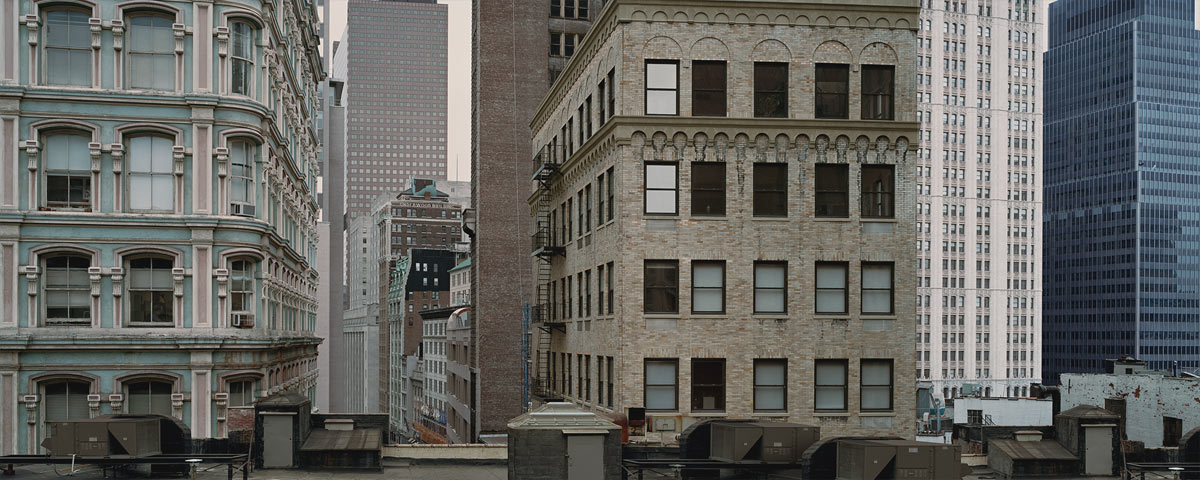
#> input picture assignments/a2/building.jpg, 1200 x 480 px
$ python a2.py
#> lines starting #> are read from the running program, lines starting #| are printed output that depends on the picture; after the words box and inside, x2 and y2 are one past the last pixel; in counts of white or black regions, pixels touching at a corner belong together
#!/usr/bin/env python
# coding: utf-8

# ## CSC420 Assignment 2
# ### Brendan Neal | 1001160236 | nealbre1

# Imports and some helper functions

# In[1]:


import numpy as np
from scipy import spatial
import cv2 as cv
import math

from matplotlib import pyplot as plot

# Make the plot a certain size
plot.rcParams["figure.figsize"] = [8, 6]

# Shows an image, and saves it if a filename is given
def display_image(img, file_name=None):

    flt_img = img.astype(float)
    img_max, img_min = np.max(flt_img), np.min(flt_img)

    norm_img = (((flt_img - img_min) / (img_max - img_min)) * 255).astype(np.uint8)

    if len(img.shape) == 2:
        plot.imshow(norm_img, cmap='gray')
    elif (len(img.shape) == 3):
        plot.imshow(cv.cvtColor(norm_img, cv.COLOR_BGR2RGB))
    plot.show()

    if file_name:
        cv.imwrite(file_name, norm_img)

# [13 lines left out: function show_scatter_plot, not called in this run]


# #### Question 1a: Harris/Brown Corner Metric Implementation

# In[2]:


def derivative(float_img, kernel_size, x_degree, y_degree):
    return cv.Sobel(
        float_img, cv.CV_64F,
        x_degree, y_degree,
        ksize=kernel_size
    )

def gauss_blur(float_img, sigma=1):
    return cv.GaussianBlur(
        float_img,
        ksize=(0, 0),
        sigmaX=sigma, sigmaY=sigma
    )

def corner_components(float_img):

    blurred = gauss_blur(float_img)
    i_x = derivative(blurred, 5, 1, 0)
    i_y = derivative(blurred, 5, 0, 1)

    i_x2 = gauss_blur(i_x ** 2)
    i_y2 = gauss_blur(i_y ** 2)
    i_xy = gauss_blur(i_x * i_y)

    det = (i_x2 * i_y2) - (i_xy ** 2)
    trace = i_x2 + i_y2

    return det, trace

def harris_corners(float_img, k):
    assert (0.04 <= k <= 0.06)

    det, trace = corner_components(float_img)
    return det - (k * (trace ** 2))

def brown_corners(float_img):

    # Ignore division by 0 errors
    with np.errstate(divide='ignore', invalid='ignore'):

        det, trace = corner_components(float_img)
        divided = det / trace

        # Dividing by 0 produces NAN, so ignore these pixels by setting them to maximum
        return np.nan_to_num(divided, np.nanmax(divided))


# Applying the above code to *building.jpg*

# In[3]:


building = cv.imread("building.jpg", cv.IMREAD_GRAYSCALE).astype(np.float32)
display_image(building)
#> in display_image, `img_max, img_min = np.max(flt_img), np.min(flt_img)`: img_max = 247; img_min = 0

harris_building = harris_corners(building, 0.05)
#> in corner_components, `trace = i_x2 + i_y2`:
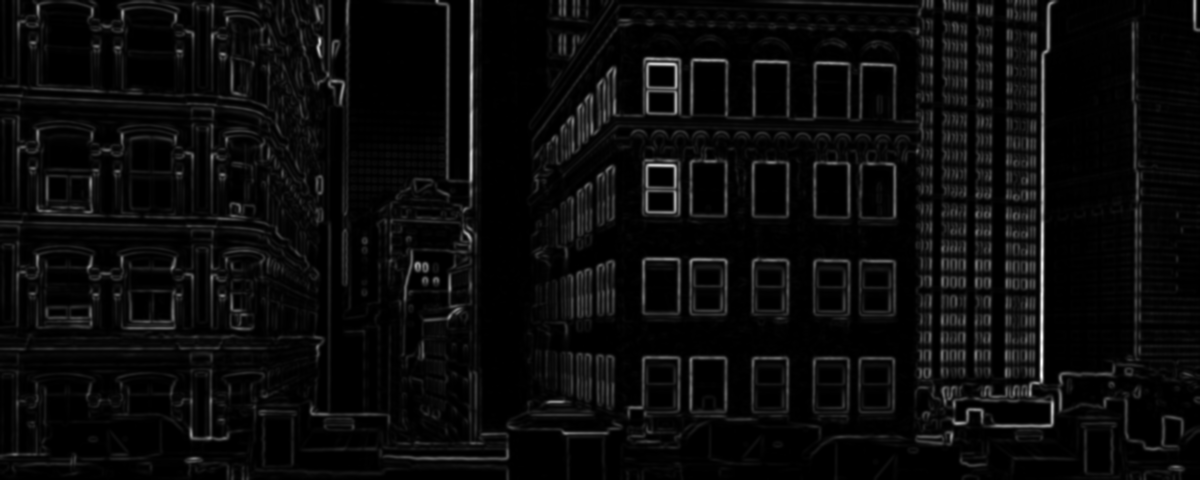
#> trace: shape (480, 1200) float64; min 0.000222, max 31047719.5, mean 1411299.1; drawn with min black and max white
display_image(harris_building, "q1A-harris-output.jpg")

brown_building = brown_corners(building)
#> in brown_corners, `divided = det / trace`:
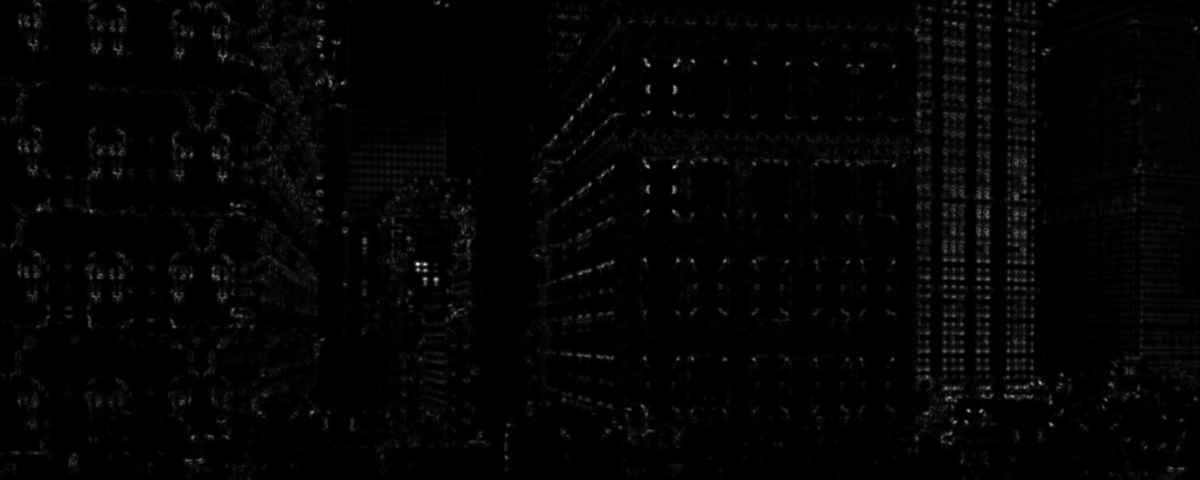
#> divided: shape (480, 1200) float64; min 2.96e-07, max 3716171.2, mean 63080.1; drawn with min black and max white
display_image(brown_building, "q1A-brown-output.jpg")


# The second and third images above are the Harris (R) and Brown (Harmonic Mean) corner metrics, respectively.
#
# They have been displayed in a normalized fashion (0 corresponds to original minimum pixel value, 255 to original maximum pixel value).
#
# We can see that the Harris response metric produced an image with much higher variance than the Brown counterpart - most of the Harris response is gray. This is because the distribution of pixels in the Harris response seems to cover both positive and negative values, whereas the Brown response is mostly positive.

# #### Question 1a: Non-Maximal Suppression

# In[4]:


# Copied from A1
def patch_view(arr, patch_h, patch_w):
    """(numpy.array, int, int) -> numpy.array
    Creates a 4D, read-only view of some 2D numpy array as a 2D array of 2D patches.
    There are (arr_height x arr_width) patches and each patch is of size (patch_h, patch_w)

    :param arr: some 2D numpy array
    :param patch_h: desired height for patches
    :param patch_w: desired width for patches
    :return: 4D array of (patch_h x patch_w) patches
    """
    assert len(arr.shape) == 2

    # Numpy stride code examples (magic):
    # https://stackoverflow.com/questions/16774148/
    # https://github.com/keras-team/keras/issues/2983

    # New height and width are now going to be in terms of
    # number of overlapping patches we can fit into arr
    new_h, new_w = np.array(arr.shape) - np.array([patch_h, patch_w]) + 1

    return np.lib.stride_tricks.as_strided(
        np.ascontiguousarray(arr),
        shape=(new_h, new_w, patch_h, patch_w),
        strides=arr.strides + arr.strides,
        writeable=False
    )

def circular_mask(radius):
    """(int -> numpy.array)
    Creates a 2D-boolean mask of a circle with radius radius.
    Returns a 2D, square array with side length size 2*radius + 1
    """

    diameter = 2*radius + 1

    center_x = center_y = radius
    x, y = np.indices((diameter, diameter))

    distances = ((center_x - x) ** 2 + (center_y - y) ** 2) ** 0.5
    return (distances <= radius)

def zero_padded(arr, thickness):
    return np.pad(
        arr, ((thickness, thickness), (thickness, thickness)),
        mode='constant', constant_values=0
    )


def non_maximal_suppression(float_img, radius, circle):

    # Radius should be odd
    # (e.g. radius k -> patch of size (2k + 1)x(2k + 1))
    patch_size = (radius * 2) + 1

    # Pad the given image so the number of patches == number of pixels
    padding = patch_size // 2
    padded = zero_padded(float_img, padding)

    # 2D Array of 2D patches
    patches = patch_view(padded, patch_size, patch_size)

    # Create mask for suppression in neighbourhood
    # (when taking maximum of patch, ignore pixels outside the mask)
    mask = circular_mask(radius) if circle else np.ones((patch_size, patch_size))
    patch_maxes = np.empty(float_img.shape)
    patch_maxes[:, :] = np.amax(patches[:, :] * mask, axis=(2, 3))

    # Suppress pixels that are NOT the maximum within their patches
    ret = np.copy(float_img)
    ret[ret != patch_maxes] = 0

    return ret


# In[5]:


for radius in [2, 4, 8]:
    display_image(
        non_maximal_suppression(brown_building, radius, circle=True),
        f"q1B-nonmax-suppression-output-r={radius}.jpg"
    )
#> this loop made 3 passes
#> pass 2, in display_image (call 5), `plot.show()`:
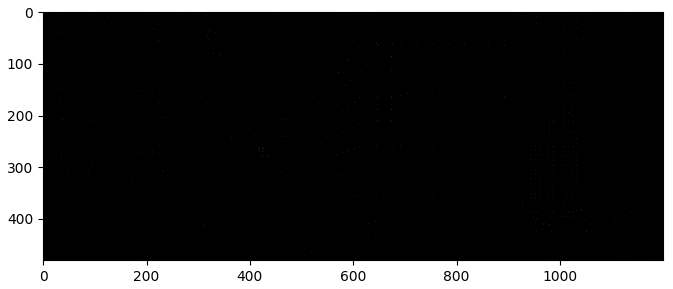
#> figure drawn by matplotlib, 1 panel


# Note: Please see the raw image files attached in the submission. The PDF doesn't seem to treat isolated pixels very nicely.
#
# We can see that as r increases, the amount of detected details decreases. This difference can be seen clearly between the 2 and 8-radius images. Particular areas of interest where fine details are displayed much more apparently are:
#
# Building on the left-hand side, in particular the decorative window frames
#
# Corners of the windows belonging to the distant tower on the right
#
# Corners of the window-frames on the center building
#
# The granularity of the high-response regions is inversely proportional to the radius of non-maximal suppression. This is because a larger radius causes the algorithm to inspect a wider neighbourhood. Therefore, the chance that the center pixel is a maximum is much lower, so it has a higher chance of being suppressed. For pixels in the same neighbourhood, pixels that correspond to fine details are more likely to be suppressed as they will have smaller response values.

# #### Question 1c: Blob Detection via Laplacian

# In[6]:


def gauss_pyramid(float_img, sigma = 1.6):
    """
    Yields a sequence of tuples of the following form:

    (img, scale)
        img : i-th halving of float_img
        scale : 2 ** i
    """

    # Figure out how many times the image can be halved
    shortest_side = min(float_img.shape)
    num_reductions = int(np.log2(shortest_side)) - 1

    cur_image = float_img
    for i in range(num_reductions):

        scale = 2 ** i
        yield cur_image, scale

        # Move onto a blurred and halved version of the image
        cur_image = cv.pyrDown(cur_image)

def gauss_octave(float_img, length, sigma = 1.6):
    """
    Yields a sequence of length-many tuples of the following form:

    (img, blur_width)
        img: i-th gaussian blurring of float_img
        blur_width: sigma of the gaussian blur
    """
    scaling_factor = 2 ** (1 / length)

    for i in range(length):
        blur_width = sigma * (scaling_factor ** i)
        yield gauss_blur(float_img, blur_width), blur_width

def laplace_octave(float_img, octave_length, sigma = 1.6):
    """
    Yields a sequence of length-many tuples of the following form:

    (img, blur_width)
        img: absolute laplacian of the i-th gaussian blurring of float_img
        blur_width: sigma of the gaussian blur
    """
    for img, blur_width in gauss_octave(float_img, octave_length, sigma):
        laplace = np.abs(cv.Laplacian(img, ddepth=cv.CV_32F, ksize=5, scale=1))
        yield laplace, blur_width

def laplace_maxima_suppression(cur_img, neighbours):
    """
    Suppresses points (sets to 0) iff they are NOT maxima across:
        Their surrounding 3x3 patch
        The corresponding 3x3 patches in neighbours
    """
    # 0-Padding of thickness 1 for each image
    cur_pad = zero_padded(cur_img, 1)
    neighs_padded = [zero_padded(x, 1) for x in neighbours]

    # 3x3 patch views of each image
    cur_patches = patch_view(cur_pad, 3, 3)
    neigh_patches = [patch_view(x, 3, 3) for x in neighs_padded]

    # Max of each patch, then across all patches
    cur_max = np.amax(cur_patches, axis=(2, 3))
    neigh_maxes = [np.amax(x, axis=(2, 3)) for x in neigh_patches]
    all_max = np.amax(np.dstack([cur_max] + neigh_maxes), axis=2)

    # True iff pixel of cur_img is a maximum across
    # local neighbourhood and neighbouring neighbourhoods
    is_cur_max = np.equal(cur_img, all_max)

    # Suppress the pixels that don't count
    return cur_img * is_cur_max

def laplace_octave_suppression(octave):
    """
    Performs laplace_maxima_suppression over the following groups of images in octave:
    (first, [second])
    (intermediate, [intermediate - 1, intermediate + 1])
    (penultimate, [last])

    Returns a list of the results.
    """

    # Check first against second
    ret = [
        laplace_maxima_suppression(octave[0], [octave[1]])
    ]

    # Check middle sections against up and down neighbours
    for i in range(len(octave) - 2):
        (down, cur, up) = octave[i:i+3]
        ret += [laplace_maxima_suppression(cur, [down, up])]

    # Check last against second last
    ret += [laplace_maxima_suppression(octave[-1], [octave[-2]])]

    return ret


def laplace_octave_maxima(float_img, octave_length, sigma = 1.6):
    """
    Return the responses, coordinates and blur widths of the pixels
    that are local maxima within octave/scale.
    Returns a numpy array of form [[response, y, x, blur width]]
    """

    # Store and unpack the laplace octave
    tups = list(laplace_octave(float_img, octave_length, sigma))
    laplaces = [x[0] for x in tups]
    blur_widths = np.array([x[1] for x in tups])

    # Suppress the maxima of the octave
    suppressed = laplace_octave_suppression(laplaces)

    # For each vector which index has the highest response?
    stacked = np.dstack(suppressed)
    max_response_ind = np.argmax(stacked, axis=2)

    # Determine maximum response and corresponding blur widths
    max_responses = np.amax(stacked, axis=2)
    pixel_blur_widths = blur_widths[max_response_ind]

    # Get the blur width and response of each maxima
    maxima_coords = np.nonzero(max_responses)
    blurs_of_maxima = pixel_blur_widths[maxima_coords]
    responses = max_responses[maxima_coords]

    # Merge the arrays together
    return np.array([responses, *maxima_coords, blurs_of_maxima]).transpose()

def laplace_maxima(float_img, octave_length, sigma = 1.6):
    """
    Return the responses, SCALED coordinates and blur widths of the pixels
    that are maxima across all octaves.

    Returns a numpy array of form [[response, y, x, blur width]]
    """

    arrays = []
    for img, scale in gauss_pyramid(float_img, sigma):
        oct_max = laplace_octave_maxima(img, octave_length, sigma)
        oct_max[:, 1:] *= scale
        arrays += [oct_max]

    return np.concatenate(arrays)

def show_laplace_interest_pts(float_img, octave_length, sigma = 1.6, percentile = 80):

    # Create color channel image
    ret = np.dstack([np.copy(float_img)] * 3)

    maxima = laplace_maxima(float_img, octave_length, sigma)

    threshold = np.percentile(maxima[:, 0], percentile)
    for (response, y, x, blur_width) in maxima:
        if response > threshold:
            radius = blur_width * (2 ** 0.5)
            cv.circle(ret, (int(x), int(y)), int(radius), (0, 255, 0), 2)

    return ret


# In[7]:


synthetic = cv.imread("synthetic.png", cv.IMREAD_GRAYSCALE).astype(np.float32)
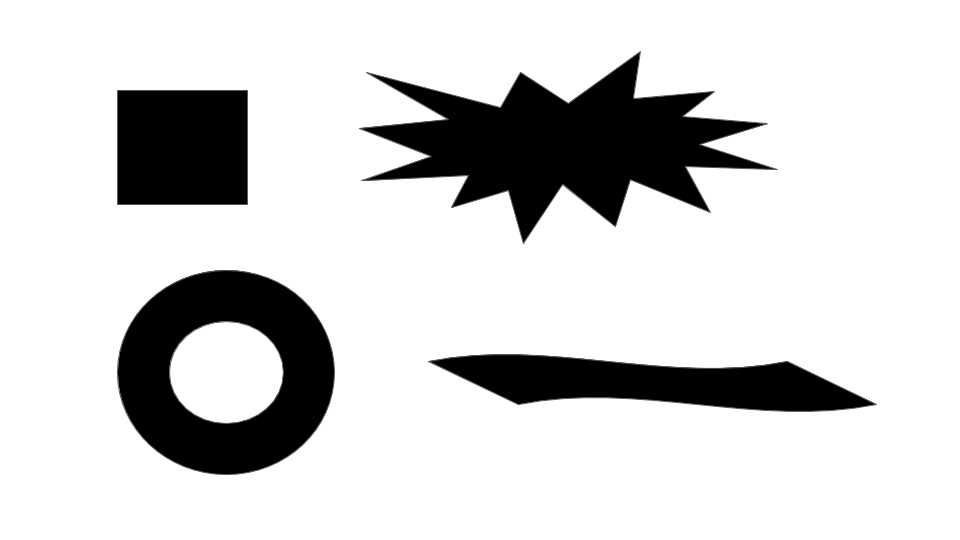
#> input picture assignments/a2/synthetic.png, 960 x 540 px
display_image(synthetic)
#> in display_image, norm_img is the input picture: shape (540, 960); min 0, max 255, mean 210.7

# Run algorithm, show interest points with 97th percentile response or higher
synth_interest_pts = show_laplace_interest_pts(
    synthetic,
    octave_length = 5,
    sigma = 7,
    percentile = 97
)
#> the loop in laplace_maxima, `for img, scale in gauss_pyramid(float_img, sigma):` made 8 passes
#> pass 1, in laplace_maxima_suppression, `cur_max = np.amax(cur_patches, axis=(2, 3))`:
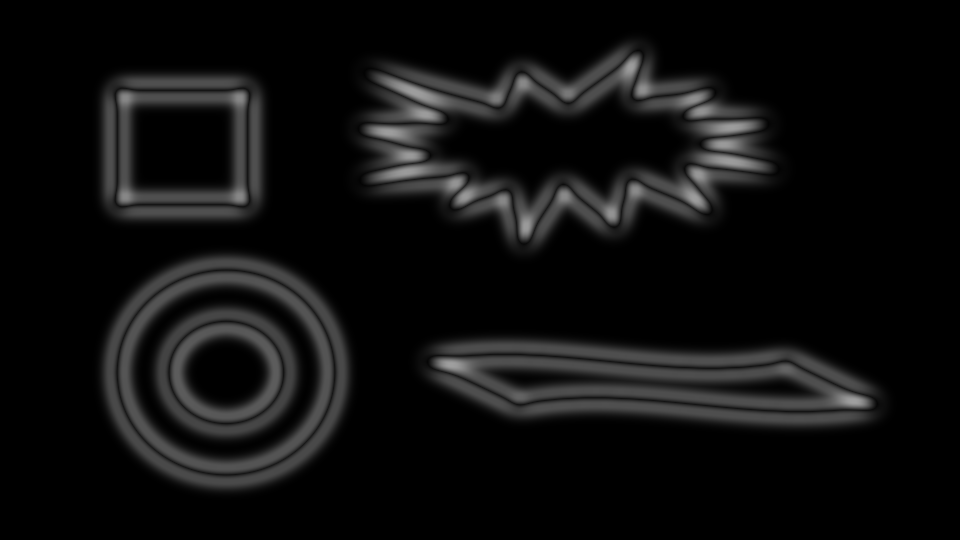
#> cur_max: shape (540, 960) float32; min 0, max 159.4, mean 15.5
#> pass 1, in laplace_maxima_suppression, `is_cur_max = np.equal(cur_img, all_max)`:
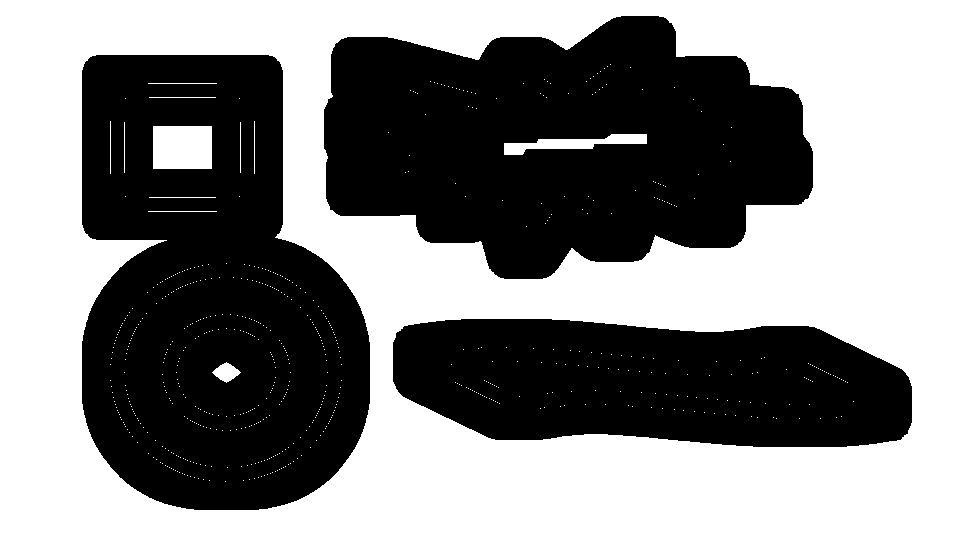
#> is_cur_max: shape (540, 960) bool; 52.4% white; 3 black regions, box (x1, y1, x2, y2) and area: (82, 55, 370, 510) 99360, (324, 16, 813, 279) 92085, (393, 319, 912, 447) 55261
#> after the loop in laplace_maxima, `for img, scale in gauss_pyramid(float_img, sigma):`: arrays = 8 items
#> in show_laplace_interest_pts, `threshold = np.percentile(maxima[:, 0], percentile)`: threshold = 122.5
#> the loop in show_laplace_interest_pts, `for (response, y, x, blur_width) in maxima:` made 3086 passes
#> radius on passes 297, 398, 421, 422, 429, 431, 436, 513: 9.9, 9.9, 9.9, 9.9, 9.9, 9.9, 9.9, 9.9
#> after the loop in show_laplace_interest_pts, `for (response, y, x, blur_width) in maxima:`:
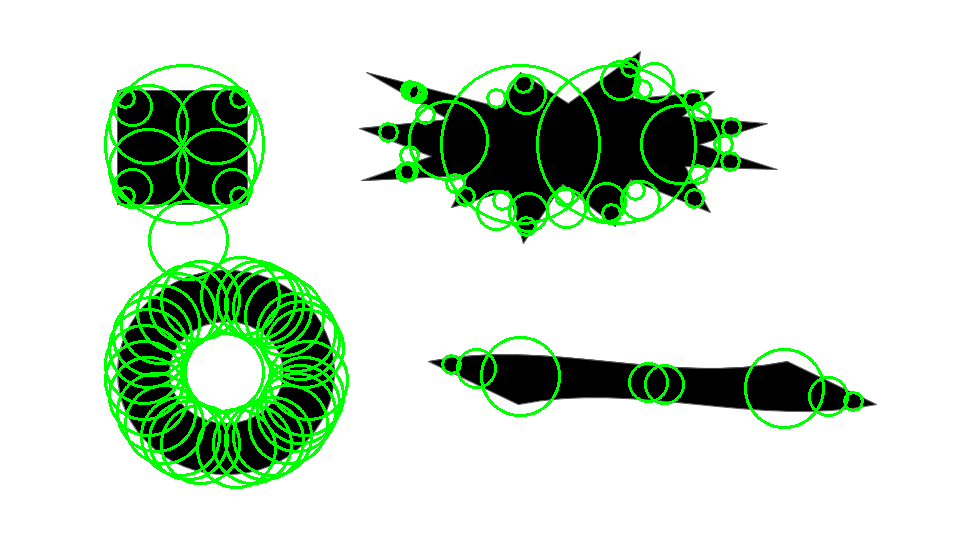
#> ret: shape (540, 960, 3) float32; mean of channels 0, 1, 2 202, 221.3, 202; drawn as B, G, R
display_image(synth_interest_pts, "q1c-output.jpg")


# #### Question 1d: Other Feature Detector (SURF)
#
# More info:
# https://en.wikipedia.org/wiki/Speeded_up_robust_features
#
# SURF stands for "Speeded Up Robust Features".
#
# SURF follows the same high-level steps as SIFT. However, the implementation of some steps is different. Most of the changes are made so that SURF performs much faster than SIFT.
#
# Some differences in implementation (arranged by high-level step):
#
# * **Scale Invariant Feature Detection**: find image interest points across many scales (reduce the search space for matching images)
#     * SIFT: Use Difference-of-Gaussians across an image pyramid to approximate Laplacian. Extrema are interest points.
#     * SURF: Use determinants of Hessian Matrices across increasing blur-filter sizes to determine extrema
#         * Speedup 1: use a box-filter (simple sum) instead of Gaussian filter
#         * Speedup 2: box-filter computation can be sped up using integral of image (sums of patches)
#
#
# * **Interest Point Orientation**: determine orientation of interest points (for rotational invariance)
#     * SIFT: Use arc-tangent, gradients of gaussians and neighbourhood historgrams
#     * SURF: Use Haar wavelet responses in interest point neighbourhoods
#
#
# * **Descriptor Generation**: encode  enough information about an interest point into a high-dimensional vector such that distance metrics can be used for robust matching
#     * SIFT: Use histograms of gradients (oriented relative to a dominant gradient direction) to compute the vector
#     * SURF: Use Gaussian weighting instead of histogram, and smaller/less neighbourhoods to produce lower-dimensional vector

# In[8]:


def draw_surf_keypoints(img, hessian_threshold):

    surf = cv.xfeatures2d.SURF_create(hessian_threshold)
    keypoints, descriptors = surf.detectAndCompute(img, None)
    ret = cv.drawKeypoints(img, keypoints, None, (0, 255, 0),  4)

    return ret

building_color = cv.imread("building.jpg")
#> building_color is the input picture: shape (480, 1200, 3); mean B, G, R 95.7, 99.7, 99.9
synth_color = cv.imread("synthetic.png")

# Picking fairly high Haar thresholds to limit number of keypoints drawn
surf_synth = draw_surf_keypoints(synth_color, 15000)
#> (the run stopped early here; a loop or call above may not have finished)
